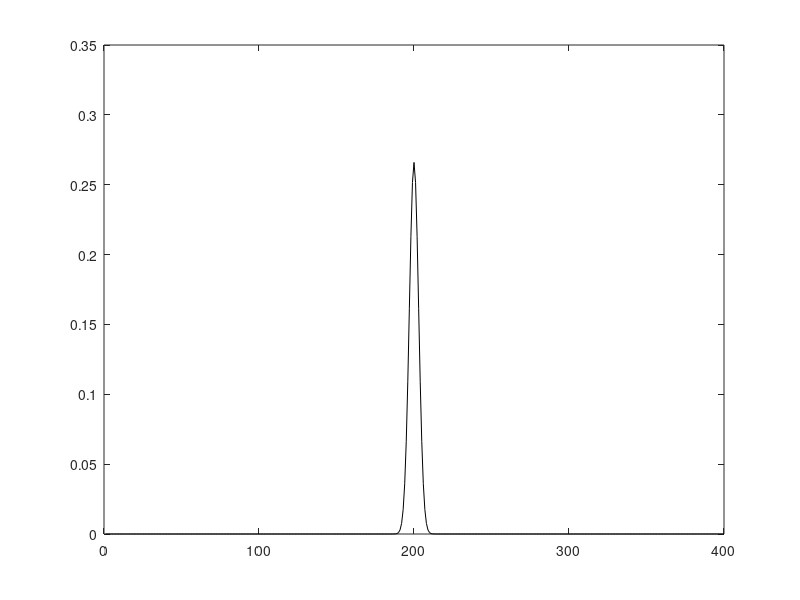

This chart was generated by the following MATLAB code: (Note: this script raises an error after producing the figure.)
% set up filter
nw = 400;
wts = 2*normpdf(1:nw,nw/2,3)';
fnlin = @nlfuns.exp;
tt = 1:nw;
clf;
plot(tt,wts,'k');
errfun = @(w)(norm(w-wts).^2);  % error function handle

% Make stimuli & simulate response
nstim = 1400;
stim = 1*(randn(nstim,nw));
xproj = stim*wts;
pp = fnlin(xproj);
y = poissrnd(pp);
fprintf('mean rate = %.1f (%d spikes)\n', sum(y)/nstim, sum(y));

% Compute linear regression solution
wls = stim\y;
wls = wls/norm(wls)*norm(wts); % normalize so vector norm is correct
figure(1); clf
plot(tt,wts,'k',tt,wls);

%% Find ML estimate using fminunc compare to glmfit

lfunc = @(w)(glms.neglog.poisson(w,stim,y,fnlin)); % neglogli function handle

opts = optimoptions(@fminunc,'Algorithm','trust-region',...
    'GradObj','on','Hessian','on');

tic;
[wml,nlogli] = fminunc(lfunc,wls,opts);
toc;

tic;
b = glmfit(stim, y, 'poisson');
toc

plot(tt,wts,'k',tt,[wls,wml, b(2:end)]);
legend({'true', 'wls', 'wml', 'b'})

%% 
% TODO: something is wrong with AR1 prior
prspec = gpriors.getPriorStruct('pairwiseDiff');

prior_inds = {1:nw};
prior_grp  = 1;


hyperParameters = [1000];
Cinv = glms.buildPriorCovariance(prspec, prior_inds, prior_grp, hyperParameters);

tic
[wmap, SDebars] = glms.getPosteriorWeights(stim,y,Cinv, 'poisson');
toc


plot(1:nw, [wts wls wml wmap]);
legend({'true','wls', 'ml', 'map'})   


%% gridsearch hyperparameters

S = glms.hyperparameterGridSearch(stim,y, 'poisson', prspec, prior_inds, prior_grp, 100);


Cinv = glms.buildPriorCovariance(prspec, prior_inds, prior_grp, S.hyprBin);

tic
[wmap2, SDebars] = glms.getPosteriorWeights(stim,y,Cinv, 'poisson');
toc


plot(1:nw, [wts wls wml wmap wmap2]);
legend({'true','wls', 'ml', 'map', 'maph'})   

[errfun(wls) errfun(wml) errfun(wmap2)]